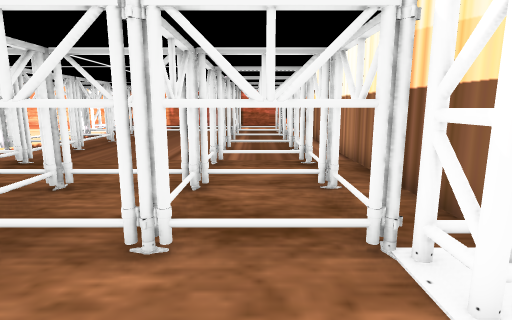
View 1 (above)

21 first-person views from a walk through a Unity game level. The camera is 1.5 m above the floor, tilts 10° down and sees 80° across. The floor is counted in squares, 1 m on a side. Each view is taken from the middle of a square. On the plan, view 1 faces up. The plan holds only what a view shows up to about 15 squares ahead; the rest is blank. The place goes on beyond the plan. Some surface patterns are stand-ins.

View 2
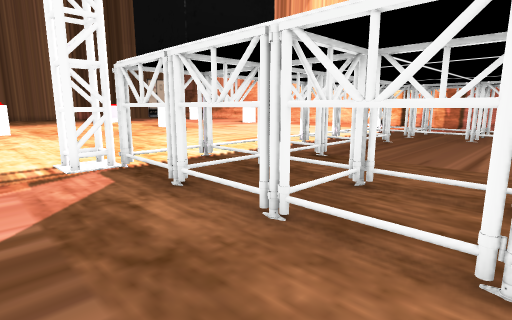

View 3
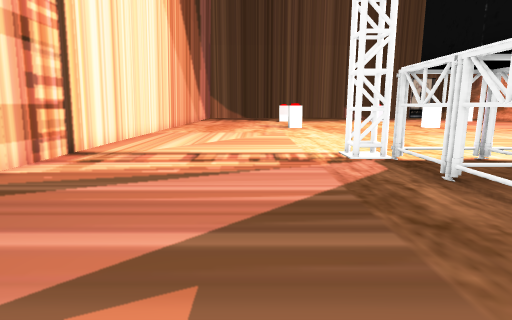

View 4
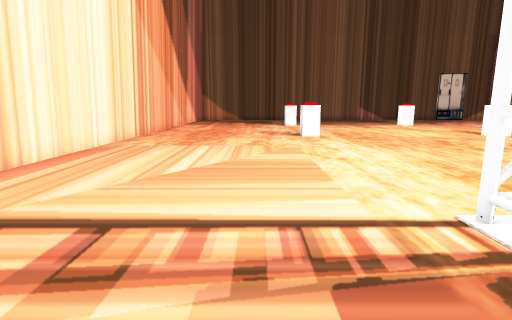

View 5
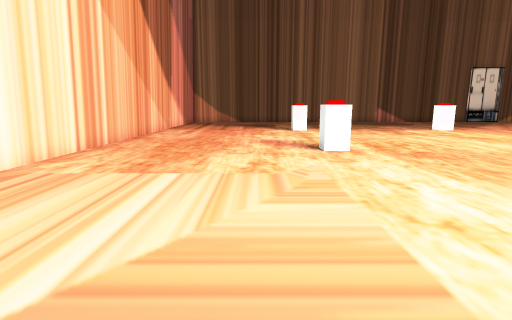

View 6
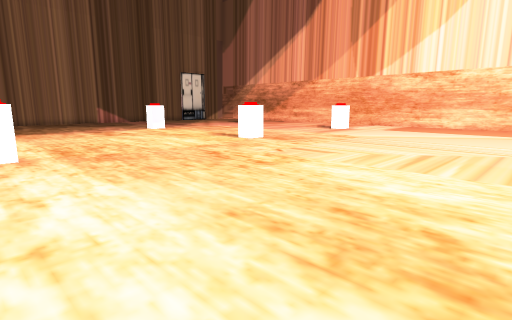

View 7
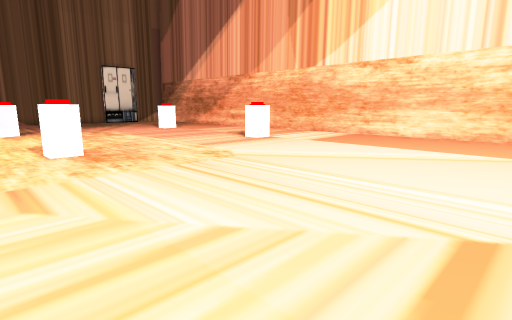

View 8
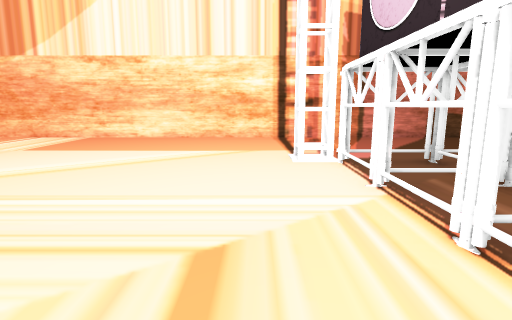

View 9
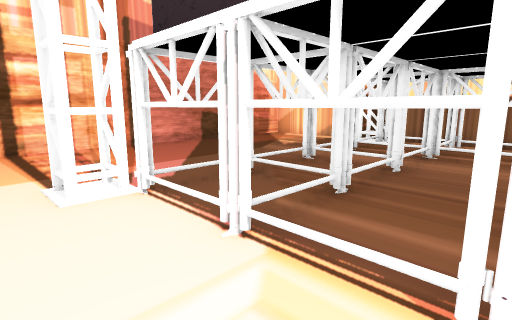

View 10
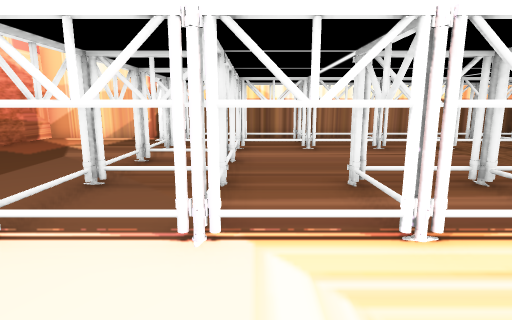

View 11
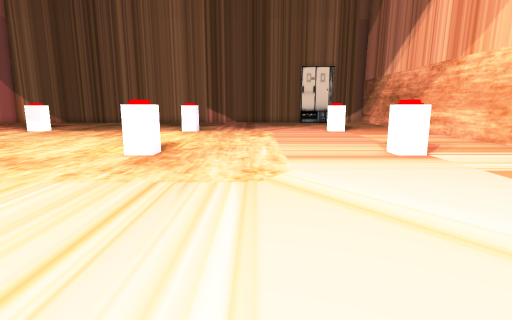

View 12
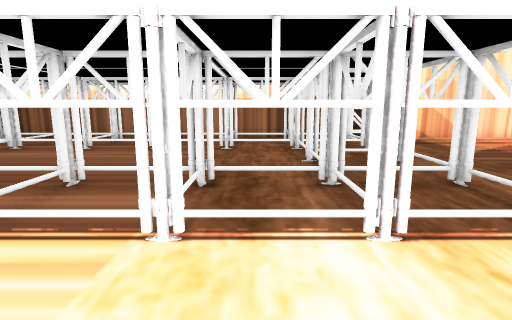

View 13
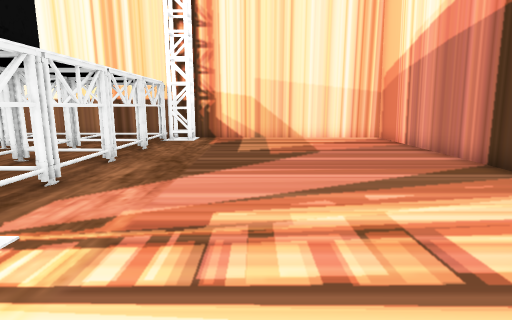

View 14
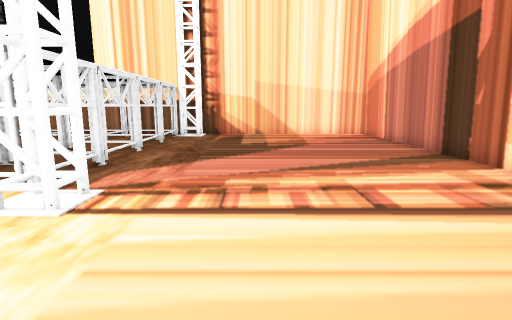

View 15
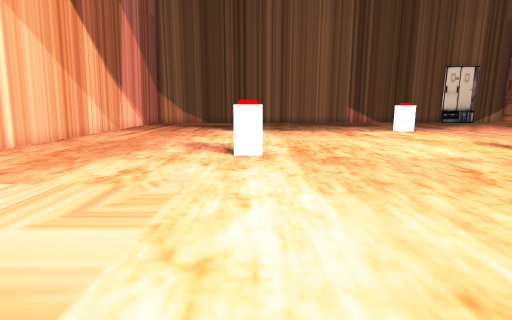

View 16
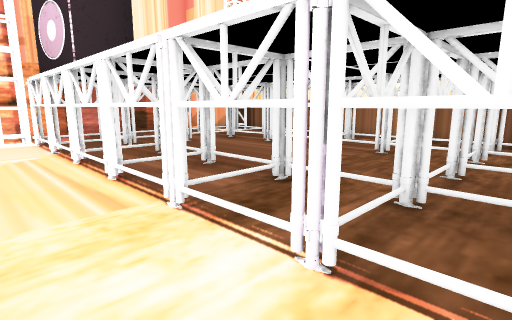

View 17
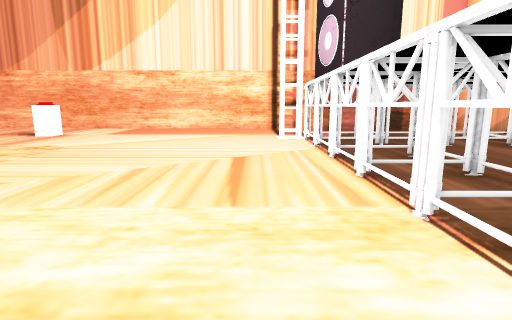

View 18
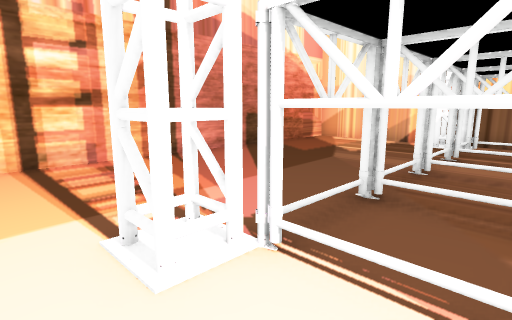

View 19
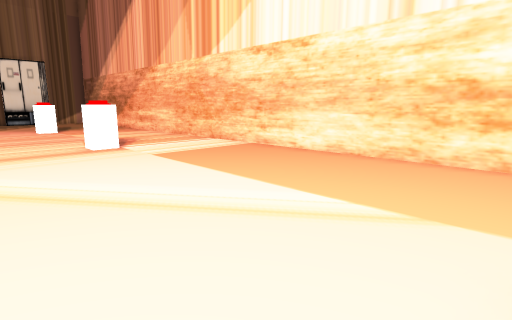

View 20
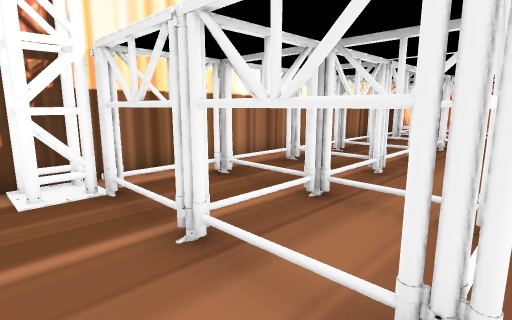

View 21
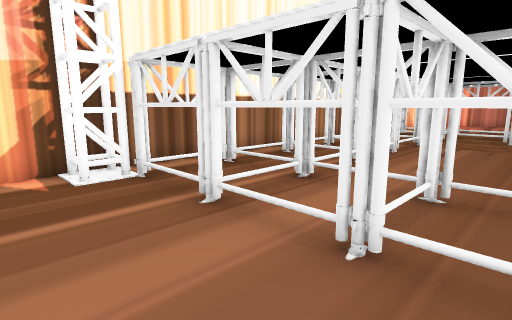

### Floor plan
Key: @ floor where view 1 was taken; # wall or solid block; x gap in a wall; . floor; = window, fence, low wall or low ledge; T thing the floor can be seen under or through; O other object.
Columns run from 27 left of view 1 to 3 right of it. Each row starts with its distance up from view 1.
 25 ###############################
 24 ..............................#
 23  .............................#
 22   ............................#
 21 ..  ..........................#
 20 .....OO.......................#
 19 ..................T..........##
 18 ..................TTTTxTTTTx###
 17 ..................x..T.T..T.#
 16 ..................TTTTTTTTT##
 15 ..................T=......#
 14 ..................T=......#
 13 ..................TTTT....#
 12 .....O............x..T....#
 11 .....OO...........TTTT....#
 10 ..................T=.T....#
  9 ..................T=.T....#
  8 ..................TTTT....#
  7 ..................x..T....T
  6 ..................TTTTTTTTTT
  5 ..................TT T TT T #
  4 ..................T=.T.T..T.#
  3 ..................TTTTxTTT#x###
  2  ....OO...........T..........##
  1  ....O........................#
  0 ...........................@..#
 -1 ..............................#
 -2 ..............................#
 -3 ..............................#
 -4 ..............................#
 -5 ..............................#
 -6 ..............................#
 -7 ###############################

Positions as (right, up) in squares from view 1, and headings:
1: (0, 0), facing up
2: (-1, 0), facing up-left
3: (0, -1), facing left
4: (-6, -1), facing left
5: (-11, -1), facing left
6: (-11, 1), facing up-left
7: (-11, 9), facing up-left
8: (-11, 10), facing up
9: (-11, 13), facing up-right
10: (-12, 15), facing right
11: (-12, 15), facing left
12: (-12, 7), facing right
13: (-12, -1), facing right
14: (-14, -1), facing right
15: (-12, 2), facing left
16: (-11, 4), facing up-right
17: (-11, 4), facing up
18: (-11, 16), facing up-right
19: (-10, 16), facing up-left
20: (-4, 20), facing down-right
21: (-5, 21), facing down-right
